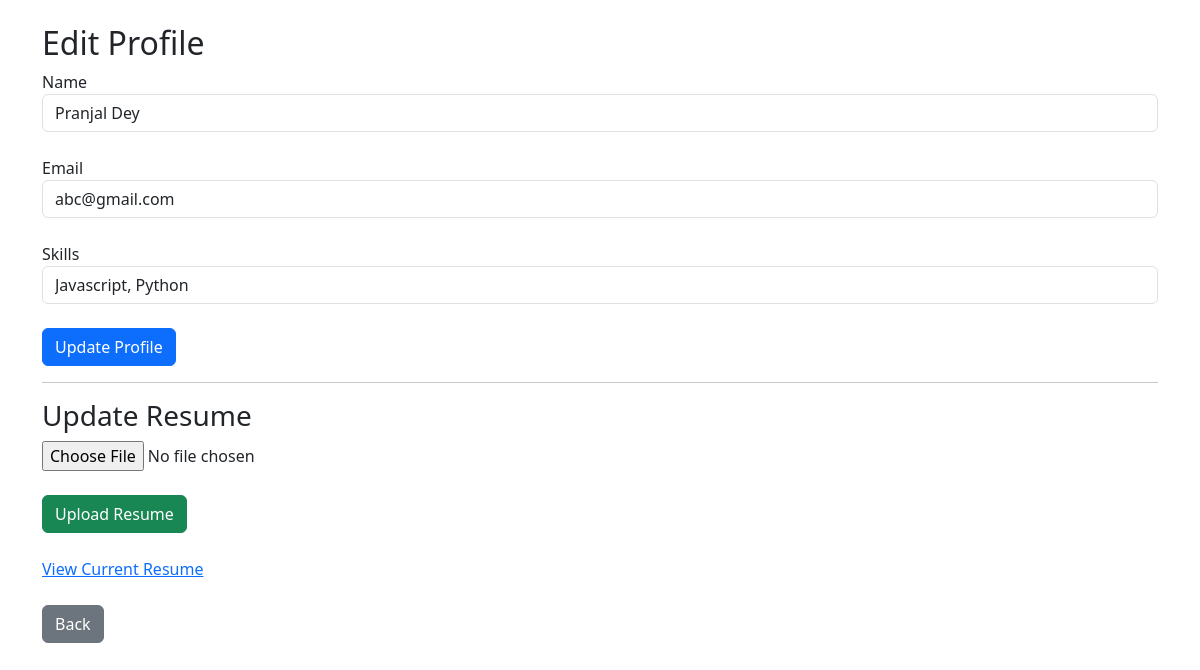
The app's page /student/profile (signed in) with its own data.
### models.py (models this page shows)
class Student(db.Model):
    id = db.Column(
        db.Integer,
        db.ForeignKey('user.id'),
        primary_key=True
    )
    name = db.Column(db.String(100))
    email = db.Column(db.String(100))
    skills = db.Column(db.String(200))
    resume = db.Column(db.String(200))
    blacklisted = db.Column(db.Boolean, default=False)
    applications = db.relationship('Application', backref='student', lazy=True)

### routes.py (the view)
@routes.route("/student/profile", methods=["GET","POST"])
@login_required
def student_profile():
    if current_user.role != "student":
        return "Unauthorized"
    student = Student.query.get(current_user.id)
    if request.method == "POST":
        student.name = request.form["name"]
        student.email = request.form["email"]
        student.skills = request.form["skills"]
        db.session.commit()
        return redirect("/student/dashboard")
    return render_template("student_profile.html", student=student)

### app.py (called while the page is built)
@login_manager.user_loader
def load_user(user_id):
    return User.query.get(int(user_id))

### templates/student_profile.html (shortened to what this page needs)
<!DOCTYPE html>
<html>
<head>
<link href="https://cdn.jsdelivr.net/npm/bootstrap@5.3.0/dist/css/bootstrap.min.css" rel="stylesheet">
</head>
<body class="container mt-4">
<h2>Edit Profile</h2>
<form method="POST">
<label>Name</label> <input class="form-control" name="name" value="{{student.name}}">
<br>
<label>Email</label> <input class="form-control" name="email" value="{{student.email}}">
<br>
<label>Skills</label> <input class="form-control" name="skills" value="{{student.skills}}">
<br>
<button class="btn btn-primary">
Update Profile
</button>
</form>
<hr>
<h3>Update Resume</h3>
<form method="POST"
action="/student/update_resume"
enctype="multipart/form-data">
<input type="file" name="resume">
<br><br>
<button class="btn btn-success">
Upload Resume
</button>
</form>
{% if student.resume %}
<br>
<a target="_blank"
href="/static/uploads/{{student.resume}}">
View Current Resume </a>
{% endif %}
<br><br>
<a class="btn btn-secondary" href="/student/dashboard">
Back
</a>
</body>
</html>

### records on screen
Student: name "Pranjal Dey", email "abc@gmail.com", skills "Javascript, Python"
